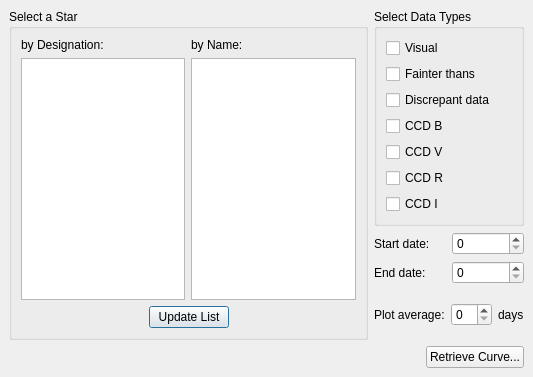
<ui version="4.0" >
 <author></author>
 <comment></comment>
 <exportmacro></exportmacro>
 <class>LCGenerator</class>
 <widget class="QDialog" name="LCGenerator" >
  <property name="geometry" >
   <rect>
    <x>0</x>
    <y>0</y>
    <width>533</width>
    <height>377</height>
   </rect>
  </property>
  <property name="windowTitle" >
   <string>Form</string>
  </property>
  <layout class="QVBoxLayout" >
   <property name="margin" >
    <number>9</number>
   </property>
   <property name="spacing" >
    <number>6</number>
   </property>
   <item>
    <layout class="QHBoxLayout" >
     <property name="margin" >
      <number>0</number>
     </property>
     <property name="spacing" >
      <number>6</number>
     </property>
     <item>
      <widget class="QGroupBox" name="groupBox" >
       <property name="title" >
        <string>Select a Star</string>
       </property>
       <layout class="QVBoxLayout" >
        <property name="margin" >
         <number>9</number>
        </property>
        <property name="spacing" >
         <number>6</number>
        </property>
        <item>
         <layout class="QGridLayout" >
          <property name="margin" >
           <number>0</number>
          </property>
          <property name="spacing" >
           <number>6</number>
          </property>
          <item row="1" column="1" >
           <widget class="QListWidget" name="NameBox" />
          </item>
          <item row="1" column="0" >
           <widget class="QListWidget" name="DesignationBox" />
          </item>
          <item row="0" column="1" >
           <widget class="QLabel" name="label_2" >
            <property name="text" >
             <string>by Name:</string>
            </property>
           </widget>
          </item>
          <item row="0" column="0" >
           <widget class="QLabel" name="label" >
            <property name="text" >
             <string>by Designation:</string>
            </property>
           </widget>
          </item>
         </layout>
        </item>
        <item>
         <layout class="QHBoxLayout" >
          <property name="margin" >
           <number>0</number>
          </property>
          <property name="spacing" >
           <number>6</number>
          </property>
          <item>
           <spacer>
            <property name="orientation" >
             <enum>Qt::Horizontal</enum>
            </property>
            <property name="sizeHint" >
             <size>
              <width>40</width>
              <height>20</height>
             </size>
            </property>
           </spacer>
          </item>
          <item>
           <widget class="QPushButton" name="UpdateListButton" >
            <property name="text" >
             <string>Update List</string>
            </property>
           </widget>
          </item>
          <item>
           <spacer>
            <property name="orientation" >
             <enum>Qt::Horizontal</enum>
            </property>
            <property name="sizeHint" >
             <size>
              <width>40</width>
              <height>20</height>
             </size>
            </property>
           </spacer>
          </item>
         </layout>
        </item>
       </layout>
      </widget>
     </item>
     <item>
      <layout class="QVBoxLayout" >
       <property name="margin" >
        <number>0</number>
       </property>
       <property name="spacing" >
        <number>6</number>
       </property>
       <item>
        <widget class="QGroupBox" name="groupBox_2" >
         <property name="title" >
          <string>Select Data Types</string>
         </property>
         <layout class="QVBoxLayout" >
          <property name="margin" >
           <number>9</number>
          </property>
          <property name="spacing" >
           <number>6</number>
          </property>
          <item>
           <widget class="QCheckBox" name="VisualCheck" >
            <property name="text" >
             <string>Visual</string>
            </property>
           </widget>
          </item>
          <item>
           <widget class="QCheckBox" name="FainterCheck" >
            <property name="text" >
             <string>Fainter thans</string>
            </property>
           </widget>
          </item>
          <item>
           <widget class="QCheckBox" name="DiscrepantCheck" >
            <property name="text" >
             <string>Discrepant data</string>
            </property>
           </widget>
          </item>
          <item>
           <widget class="QCheckBox" name="CCDBCheck" >
            <property name="text" >
             <string>CCD B</string>
            </property>
           </widget>
          </item>
          <item>
           <widget class="QCheckBox" name="CCDVCheck" >
            <property name="text" >
             <string>CCD V</string>
            </property>
           </widget>
          </item>
          <item>
           <widget class="QCheckBox" name="CCDRCheck" >
            <property name="text" >
             <string>CCD R</string>
            </property>
           </widget>
          </item>
          <item>
           <widget class="QCheckBox" name="CCDICheck" >
            <property name="text" >
             <string>CCD I</string>
            </property>
           </widget>
          </item>
         </layout>
        </widget>
       </item>
       <item>
        <layout class="QGridLayout" >
         <property name="margin" >
          <number>0</number>
         </property>
         <property name="spacing" >
          <number>6</number>
         </property>
         <item row="1" column="0" >
          <widget class="QLabel" name="label_4" >
           <property name="text" >
            <string>End date:</string>
           </property>
          </widget>
         </item>
         <item row="0" column="0" >
          <widget class="QLabel" name="label_3" >
           <property name="text" >
            <string>Start date:</string>
           </property>
          </widget>
         </item>
         <item row="0" column="1" >
          <widget class="ExtDateEdit" name="StartDateBox" />
         </item>
         <item row="1" column="1" >
          <widget class="ExtDateEdit" name="EndDateBox" />
         </item>
        </layout>
       </item>
       <item>
        <layout class="QHBoxLayout" >
         <property name="margin" >
          <number>0</number>
         </property>
         <property name="spacing" >
          <number>6</number>
         </property>
         <item>
          <widget class="QLabel" name="label_5" >
           <property name="text" >
            <string>Plot average:</string>
           </property>
          </widget>
         </item>
         <item>
          <widget class="QSpinBox" name="AverageDayBox" />
         </item>
         <item>
          <widget class="QLabel" name="label_6" >
           <property name="text" >
            <string>days</string>
           </property>
          </widget>
         </item>
        </layout>
       </item>
      </layout>
     </item>
    </layout>
   </item>
   <item>
    <layout class="QHBoxLayout" >
     <property name="margin" >
      <number>0</number>
     </property>
     <property name="spacing" >
      <number>6</number>
     </property>
     <item>
      <spacer>
       <property name="orientation" >
        <enum>Qt::Horizontal</enum>
       </property>
       <property name="sizeHint" >
        <size>
         <width>40</width>
         <height>20</height>
        </size>
       </property>
      </spacer>
     </item>
     <item>
      <widget class="QPushButton" name="GetCurveButton" >
       <property name="text" >
        <string>Retrieve Curve...</string>
       </property>
      </widget>
     </item>
    </layout>
   </item>
  </layout>
 </widget>
 <pixmapfunction></pixmapfunction>
 <customwidgets>
  <customwidget>
   <class>ExtDateEdit</class>
   <extends>QSpinBox</extends>
   <header>libkdeedu/extdate/extdatetimeedit.h</header>
   <container>0</container>
   <pixmap></pixmap>
  </customwidget>
 </customwidgets>
 <resources/>
 <connections/>
</ui>
